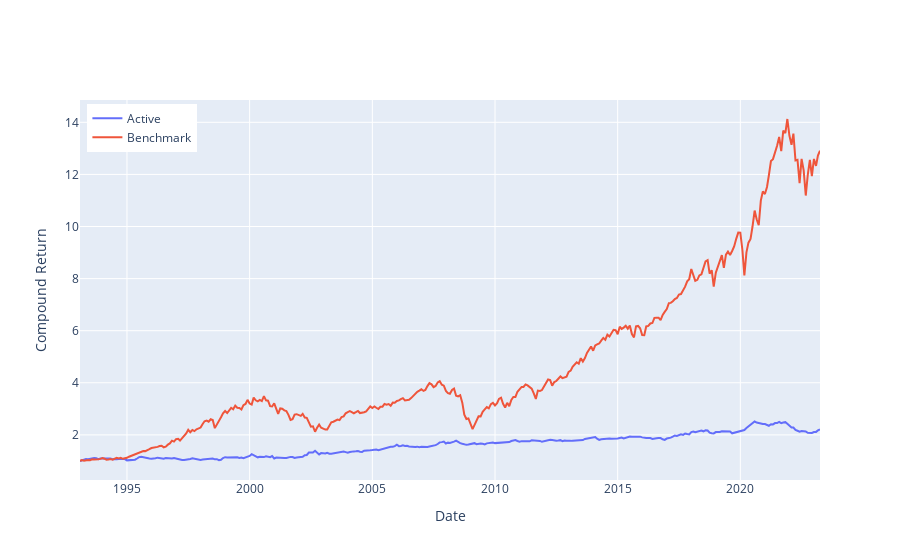

The notebook cell this image was saved under:
### Code cell
# Cumulative returns
contribs = pd.DataFrame(dtype=float, index=df.index, columns=['Active', 'Benchmark'])
contribs['Benchmark'] = beta*df[BENCHMARK] + (1-beta)*df.RF
contribs['Active'] = df[TICKER] - contribs['Benchmark']
cum = (1 + contribs).cumprod()

fig = go.Figure()
trace= go.Scatter(x=cum.index.astype(str), y=cum.Active, name='Active', hovertemplate="Active: %{y:.2f}<extra></extra>")
fig.add_trace(trace)
trace= go.Scatter(x=cum.index.astype(str), y=cum.Benchmark, name='Benchmark', hovertemplate="Benchmark: %{y:.2f}<extra></extra>")
fig.add_trace(trace)
fig.update_yaxes(title='Compound Return')
fig.update_xaxes(title="Date")
fig.update_layout(hovermode='x unified')
fig.update_layout(legend=dict(yanchor="top", y=0.99, xanchor="left", x=0.01))
fig.show()

### Figure 1 — Plotly figure (JSON) as saved in the notebook; plotly's stock layout.template omitted (floating-point values rounded to 4 significant figures; data arrays with more than 128 entries replaced by an {"elided": "..."} marker saying what was removed)
{"data": [{"hovertemplate": "Active: %{y:.2f}<extra></extra>", "name": "Active", "type": "scatter", "x": {"elided": "363 str values"}, "y": {"elided": "363 float values"}}, {"hovertemplate": "Benchmark: %{y:.2f}<extra></extra>", "name": "Benchmark", "type": "scatter", "x": {"elided": "363 str values"}, "y": {"elided": "363 float values"}}], "layout": {"hovermode": "x unified", "legend": {"x": 0.01, "xanchor": "left", "y": 0.99, "yanchor": "top"}, "xaxis": {"title": {"text": "Date"}}, "yaxis": {"title": {"text": "Compound Return"}}}}
